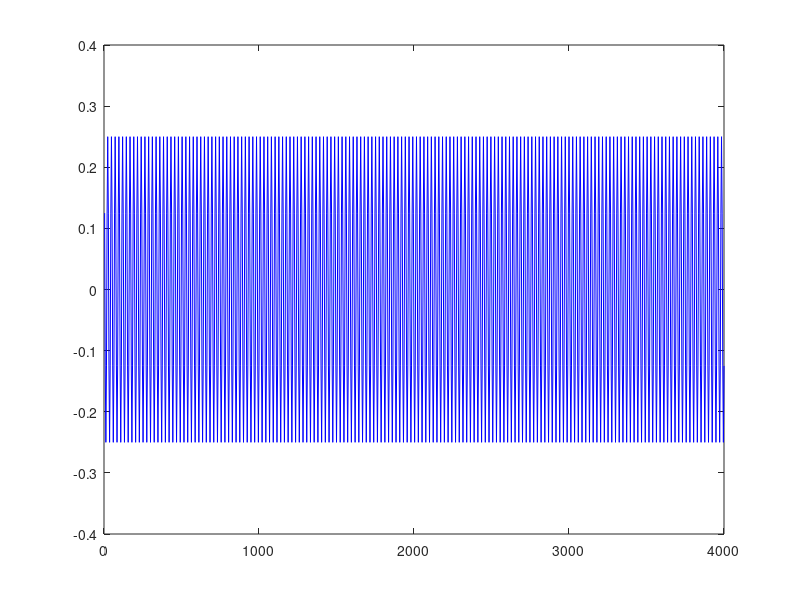

The MATLAB script that drew this image:
clc
clear all

T1 = 4;
n = 1:1000;
t = n.*T1;
X3= cos((n.*T1.*pi)./12);
x_t = zeros(1, length(t));
for ii = 1:length(t)
    x_t(ii) = sum(X3.*(sinc(t(ii)-n.*T1)/T1));
end
figure()
plot(t, x_t, 'b')